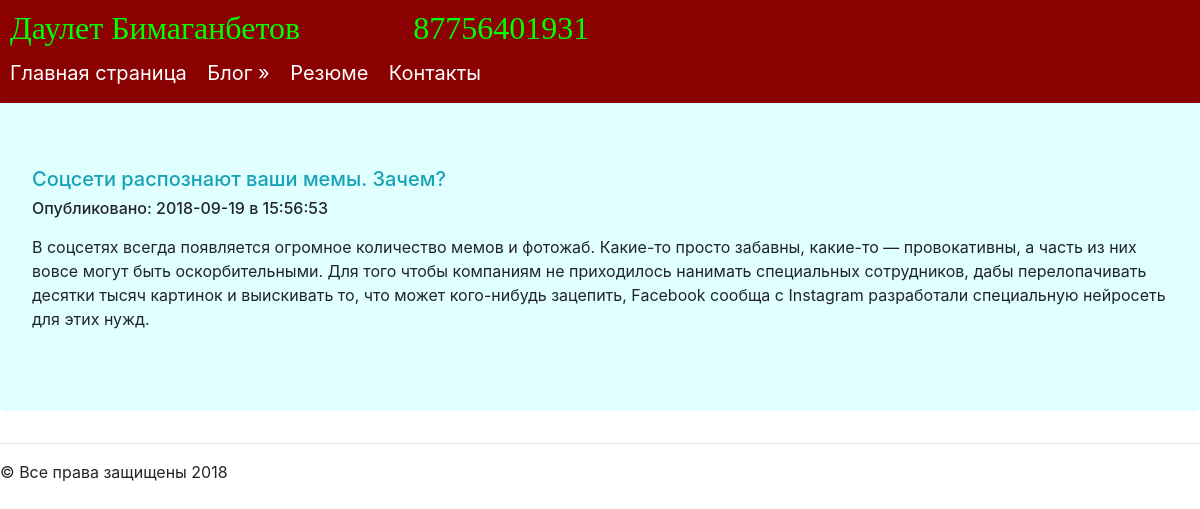
The page /news/2 on the database its author committed.
### news/models.py (models this page shows, shortened)
class Articles(models.Model):
    title = models.CharField(max_length = 120)
    body = models.TextField()
    date = models.DateTimeField()

### news/templates/news/post.html
{% extends "mainApp/wrapper.html" %}
{% block content %}
  <h5 class="text-info">{{articles.title}}</h5>
  <h6 class="text info">Опубликовано: {{articles.date|date:"Y-m-d в H:i:s"}}</h6>
  <p>{{articles.body|safe|linebreaks}}</p>
{% endblock %}

### rows shown on the page
Articles: title "Соцсети распознают ваши мемы. Зачем?", date "2018-09-19 в 15:56:53", body "В соцсетях всегда появляется огромное количество мемов и фотожаб. Какие-то просто забавны, какие-то — провокативны, а часть из них вовсе могут быть оскорбительными. Для того чтобы компаниям не приходилось нанимать специальных сотрудников, дабы перелопачивать десятки тысяч картинок и выискивать то, что может кого-нибудь зацепить, Facebook сообща с Instagram разработали специальную нейросеть для этих нужд."
